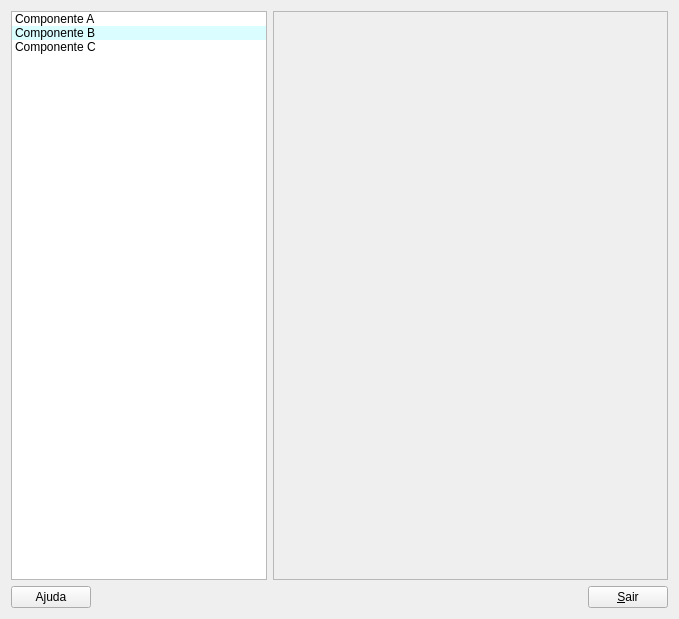
<?xml version="1.0" encoding="UTF-8"?>
<ui version="4.0">
 <class>Form</class>
 <widget class="QWidget" name="Form">
  <property name="geometry">
   <rect>
    <x>0</x>
    <y>0</y>
    <width>679</width>
    <height>619</height>
   </rect>
  </property>
  <property name="sizePolicy">
   <sizepolicy hsizetype="Ignored" vsizetype="Ignored">
    <horstretch>0</horstretch>
    <verstretch>0</verstretch>
   </sizepolicy>
  </property>
  <property name="maximumSize">
   <size>
    <width>8777215</width>
    <height>16777215</height>
   </size>
  </property>
  <property name="windowTitle">
   <string>Form</string>
  </property>
  <layout class="QGridLayout" name="gridLayout_3">
   <item row="0" column="0">
    <layout class="QGridLayout" name="gridLayout_2">
     <item row="0" column="0">
      <layout class="QHBoxLayout" name="horizontalLayout">
       <item>
        <widget class="QListWidget" name="listWidget">
         <property name="sizePolicy">
          <sizepolicy hsizetype="Fixed" vsizetype="Expanding">
           <horstretch>0</horstretch>
           <verstretch>0</verstretch>
          </sizepolicy>
         </property>
         <property name="palette">
          <palette>
           <active>
            <colorrole role="AlternateBase">
             <brush brushstyle="SolidPattern">
              <color alpha="200">
               <red>208</red>
               <green>252</green>
               <blue>255</blue>
              </color>
             </brush>
            </colorrole>
           </active>
           <inactive>
            <colorrole role="AlternateBase">
             <brush brushstyle="SolidPattern">
              <color alpha="200">
               <red>208</red>
               <green>252</green>
               <blue>255</blue>
              </color>
             </brush>
            </colorrole>
           </inactive>
           <disabled>
            <colorrole role="AlternateBase">
             <brush brushstyle="SolidPattern">
              <color alpha="200">
               <red>208</red>
               <green>252</green>
               <blue>255</blue>
              </color>
             </brush>
            </colorrole>
           </disabled>
          </palette>
         </property>
         <property name="alternatingRowColors">
          <bool>true</bool>
         </property>
         <item>
          <property name="text">
           <string>Componente A</string>
          </property>
         </item>
         <item>
          <property name="text">
           <string>Componente B</string>
          </property>
         </item>
         <item>
          <property name="text">
           <string>Componente C</string>
          </property>
         </item>
        </widget>
       </item>
       <item>
        <widget class="QFrame" name="frame">
         <property name="minimumSize">
          <size>
           <width>301</width>
           <height>451</height>
          </size>
         </property>
         <property name="frameShape">
          <enum>QFrame::StyledPanel</enum>
         </property>
         <property name="frameShadow">
          <enum>QFrame::Raised</enum>
         </property>
        </widget>
       </item>
      </layout>
     </item>
     <item row="1" column="0">
      <layout class="QGridLayout" name="gridLayout">
       <item row="0" column="0">
        <widget class="QPushButton" name="pushButton">
         <property name="text">
          <string>Ajuda</string>
         </property>
        </widget>
       </item>
       <item row="0" column="1">
        <spacer name="horizontalSpacer">
         <property name="orientation">
          <enum>Qt::Horizontal</enum>
         </property>
         <property name="sizeHint" stdset="0">
          <size>
           <width>40</width>
           <height>20</height>
          </size>
         </property>
        </spacer>
       </item>
       <item row="0" column="2">
        <widget class="QPushButton" name="pushButton_2">
         <property name="text">
          <string>&amp;Sair</string>
         </property>
        </widget>
       </item>
      </layout>
     </item>
    </layout>
   </item>
  </layout>
  <zorder>horizontalSpacer</zorder>
  <zorder>pushButton_2</zorder>
  <zorder>pushButton</zorder>
 </widget>
 <resources/>
 <connections/>
</ui>
